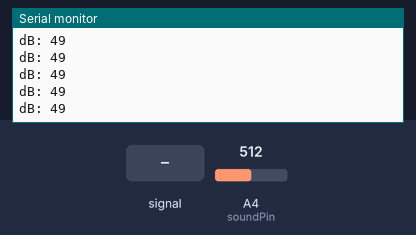
A sketch run on a simulated Arduino Uno, built with avr-gcc and run on an emulated ATmega328P. Shown: the last lines printed to the serial monitor. The test bench sets the inputs (shaded band); at power-on: A4 (soundPin) = 512. No radio packets arrive unless stated.

Above: at 1.2 s.
1.3 s: A4 (soundPin) fed a 200 Hz sine of ±460 counts around its level
At 1.42 s:
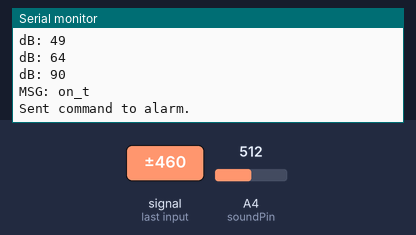
2.9 s: A4 (soundPin) fed a 1000 Hz sine of ±255 counts around its level
At 3.02 s:
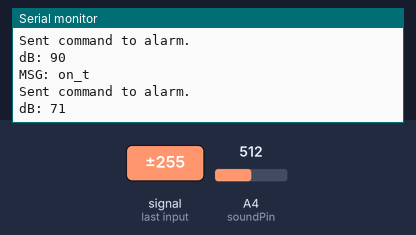
4.4 s: A4 (soundPin) fed a 200 Hz sine of ±460 counts around its level
At 4.42 s:
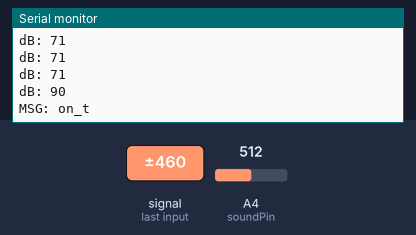
Timing chart, 0 to 7.4 s (numbered marks = the images above; inputs shaded):
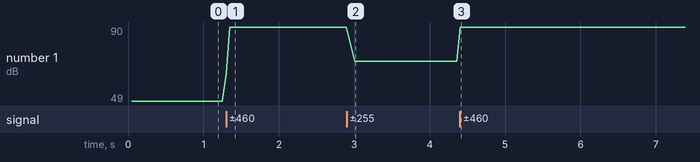

The sketch:

GlassBreak.ino
```cpp
#include <RadioHead.h>
#include <RH_ASK.h>
#include <SPI.h>

const int soundPin = A4; //Analog
const int sampleDuration = 50; //milliseconds
const int threshold = 90; // in dB, arbitrary

const String mode = "T"; // Set alarm activation mode ("T" || "P")

RH_ASK driver;

void setup() {
  pinMode(soundPin, INPUT);
  driver.init();
  Serial.begin(9600);
}

void loop() {
  unsigned long startMillis = millis();
  float peak2peak = 0;

  unsigned int signalMax = 0;
  unsigned int signalMin = 1024;

  while(millis() - startMillis < sampleDuration){
    int audioVoltage = analogRead(soundPin);
    if (audioVoltage < 1024){
      if (audioVoltage > signalMax){
        signalMax = audioVoltage;
      }
      else if (audioVoltage < signalMin){
        signalMin = audioVoltage;
      }
    }
  }

  peak2peak = signalMax - signalMin;
  int dB = map(peak2peak, 20, 900, 49.5, 90);

  Serial.print("dB: ");
  Serial.println(dB);

  if (dB >= 90){
    String msg = "on_t";

    if (mode == "P"){
      msg = "on_p";
    }

    const char *sendMsg = msg.c_str();
    Serial.print("MSG: ");
    Serial.println(msg);

    driver.send((uint8_t *)sendMsg, strlen(sendMsg));
    driver.waitPacketSent();
    Serial.println("Sent command to alarm.");
  }
}
```

Measured:
- after the input at 1.3 s, the serial monitor: prints a new line at once (image 1)
- after the input at 2.9 s, the serial monitor: prints a new line after 0.11 s (image 2)
- plotted number 1: 49 → 90 after the input at 1.3 s, 90 → 71 after the input at 2.9 s
